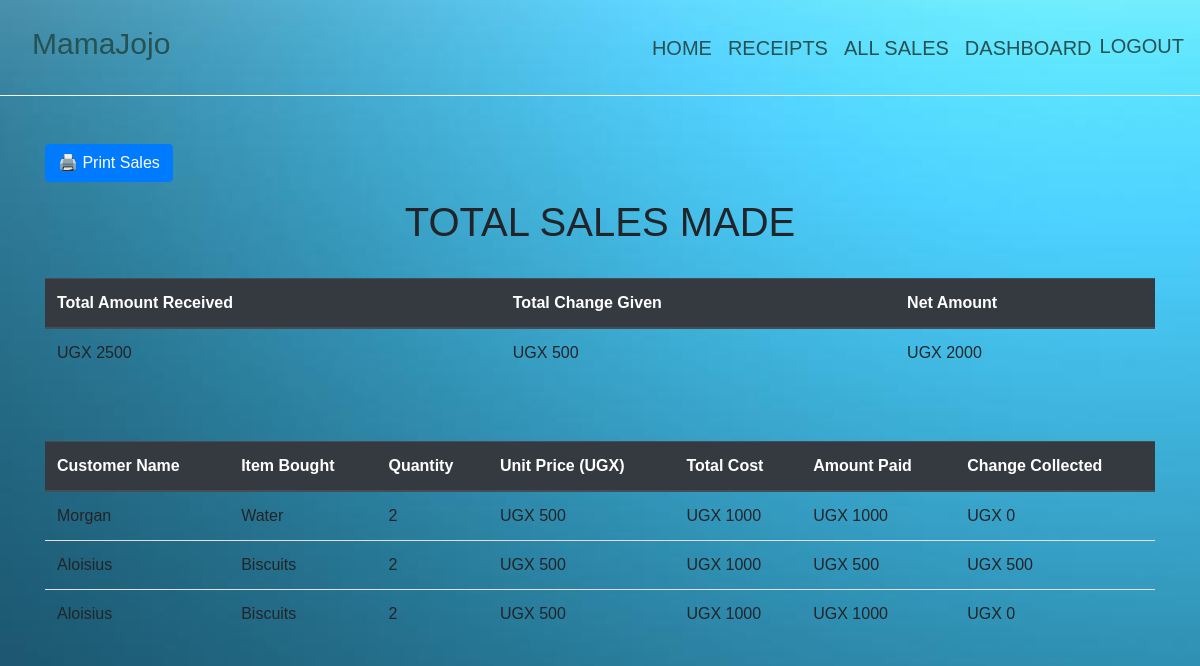
The page /all_sales/ (signed in) on the database as committed earlier.
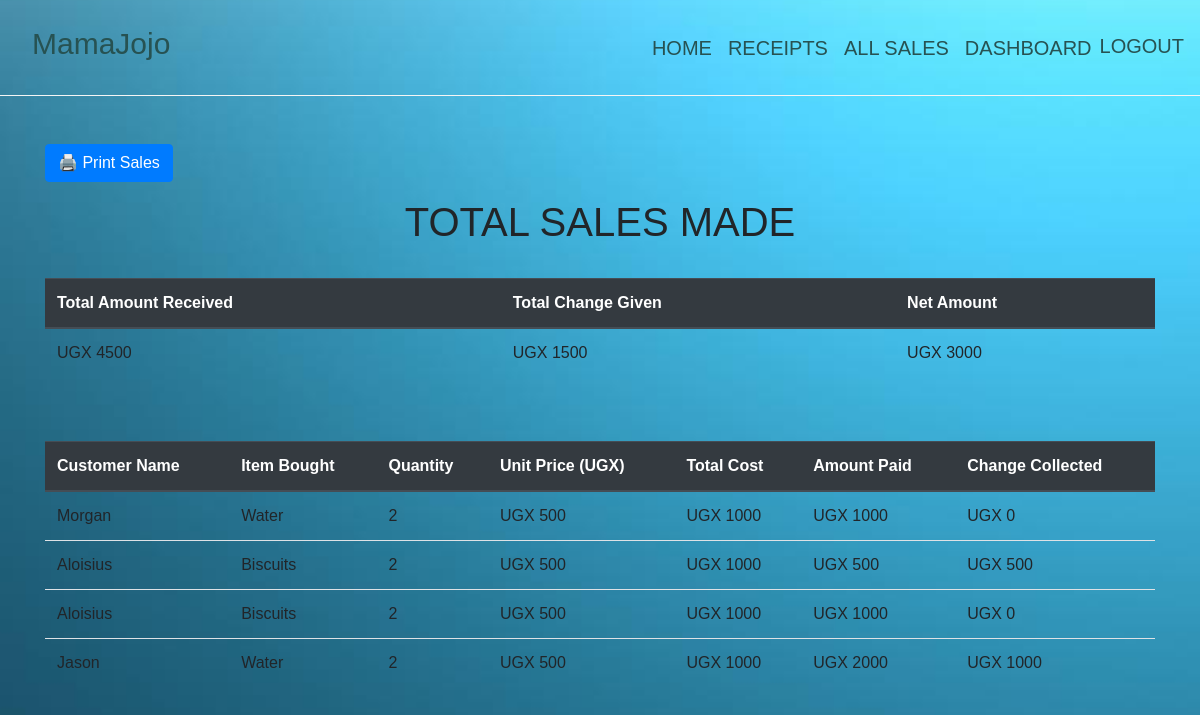
The same page on the database as committed later.
### ajojo/models.py (models this page shows, shortened)
class Sale(models.Model):
    item = models.ForeignKey( Product, on_delete = models.CASCADE)
    quantity = models.IntegerField(default = 0, null = False, blank = True)
    amount_received = models.IntegerField(default = 0, null = False, blank = True)
    issued_to = models.CharField(max_length=50, null = True, blank = True)
    unit_price = models.IntegerField(default = 0, null = False, blank = True)
    def get_total(self):
        total = self.quantity * self.item.unit_price
        return int(total)
    def get_change(self):
        change = self.get_total() - self.amount_received
        return abs(int(change))

class Product(models.Model):
    category_name = models.ForeignKey(Category, on_delete=models.CASCADE, null=True, blank = True)
    item_name = models.CharField(max_length =50, null = True, blank = True)
    total_quantity = models.IntegerField(default = 0, null = True, blank = True)
    issued_quantity = models.IntegerField(default = 0, null = True, blank = True)
    received_quantity = models.IntegerField(default = 0, null = True, blank = True)
    unit_price = models.IntegerField(default = 0, null = True, blank = True)
    manufacturer = models.CharField(max_length=50, null = True, blank = True)
    brand = models.CharField(max_length=50, null = True, blank = True)
    def __str__(self):
        return self.item_name

### ajojo/views.py (the view)
# urls.py: path('all_sales/', views.all_sales, name='all_sales' ),
@login_required
def all_sales(request):
    sales = Sale.objects.all()
    total = sum([items.amount_received for items in sales])
    change = sum([items.get_change() for items in sales])
    net = total - change
    return render(request, 'products/all_sales.html', {
        'sales':sales,
        'total':total,
        'net':net,
        'change':change,
    })

### ajojo/templates/products/all_sales.html (shortened to what this page needs)
{% extends 'products/base.html' %}
{% block content %}
<br><br>
<div class="container">
  <div class="text-end mb-3">
    <button class="btn btn-primary" onclick="printSales()">🖨️ Print Sales</button>
  </div>
  <div id="print-area">
    <h1 class="text-center">TOTAL SALES MADE</h1><br>
    <table class="table">
      <thead class="thead-dark">
        <tr>
          <th scope="col">Total Amount Received</th>
          <th scope="col">Total Change Given</th>
          <th scope="col">Net Amount</th>
        </tr>
      </thead>
      <tbody>
        <tr>
          <td>UGX {{ total }}</td>
          <td>UGX {{ change }}</td>
          <td>UGX {{ net }}</td>
        </tr>
      </tbody>
    </table>
    <br><br>
    <table class="table">
      <thead class="thead-dark">
        <tr>
          <th scope="col">Customer Name</th>
          <th scope="col">Item Bought</th>
          <th scope="col">Quantity</th>
          <th scope="col">Unit Price (UGX)</th>
          <th scope="col">Total Cost</th>
          <th scope="col">Amount Paid</th>
          <th scope="col">Change Collected</th>
        </tr>
      </thead>
      <tbody>
        {% for sale in sales %}
          <tr>
            <td>{{ sale.issued_to|title }}</td>
            <td>{{ sale.item|title }}</td>
            <td>{{ sale.quantity }}</td>
            <td>UGX {{ sale.unit_price }}</td>
            <td>UGX {{ sale.get_total }}</td>
            <td>UGX {{ sale.amount_received }}</td>
            <td>UGX {{ sale.get_change }}</td>
          </tr>
        {% endfor %}
      </tbody>
    </table>
  </div>
</div>
{% endblock %}

Rows that differ between the two databases and show on the page:
added Sale: issued_to "Jason", item "Water", quantity "2", unit_price "500", get_total "1000", amount_received "2000", get_change "1000"
Other text that changed with them:
{{ total }}: "2500" → "4500"
{{ change }}: "500" → "1500"
{{ net }}: "2000" → "3000"
